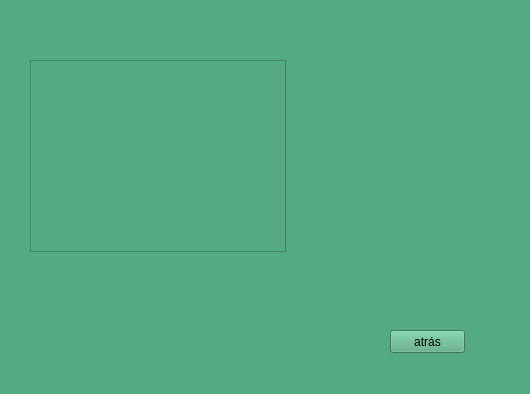
<?xml version="1.0" encoding="UTF-8"?>
<ui version="4.0">
 <class>solveKruskal</class>
 <widget class="QWidget" name="solveKruskal">
  <property name="geometry">
   <rect>
    <x>0</x>
    <y>0</y>
    <width>530</width>
    <height>394</height>
   </rect>
  </property>
  <property name="windowTitle">
   <string>Form</string>
  </property>
  <property name="styleSheet">
   <string notr="true">background-color: rgb(85, 170, 127);</string>
  </property>
  <widget class="QPushButton" name="pushButton">
   <property name="geometry">
    <rect>
     <x>390</x>
     <y>330</y>
     <width>75</width>
     <height>23</height>
    </rect>
   </property>
   <property name="text">
    <string>atrás</string>
   </property>
  </widget>
  <widget class="QTableView" name="tableView">
   <property name="geometry">
    <rect>
     <x>30</x>
     <y>60</y>
     <width>256</width>
     <height>192</height>
    </rect>
   </property>
  </widget>
 </widget>
 <resources/>
 <connections/>
</ui>
